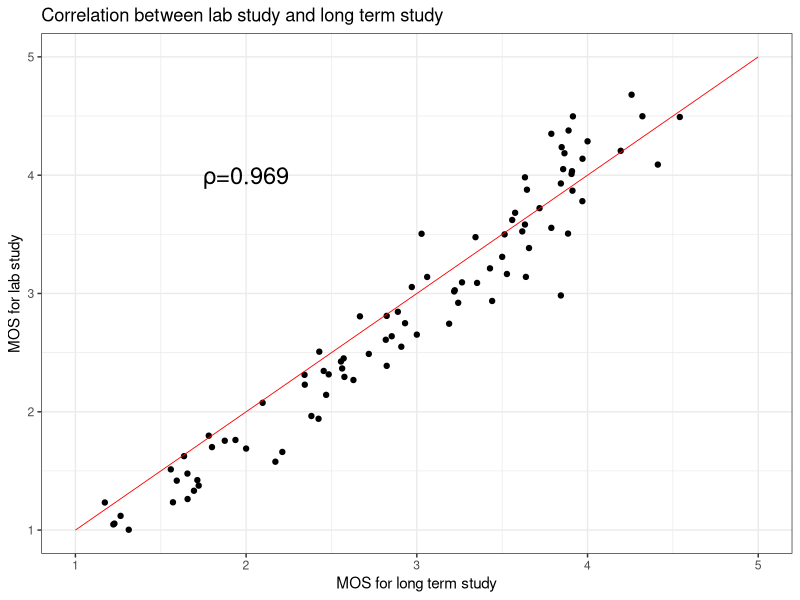
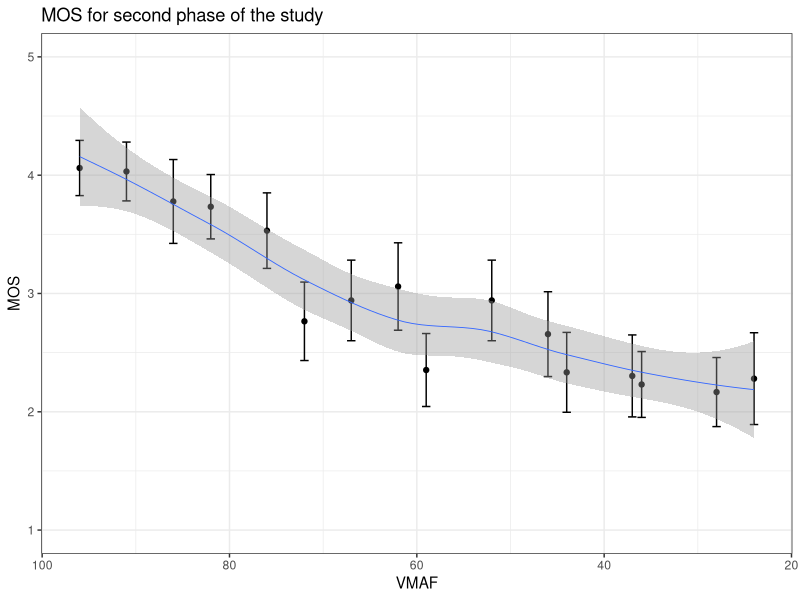
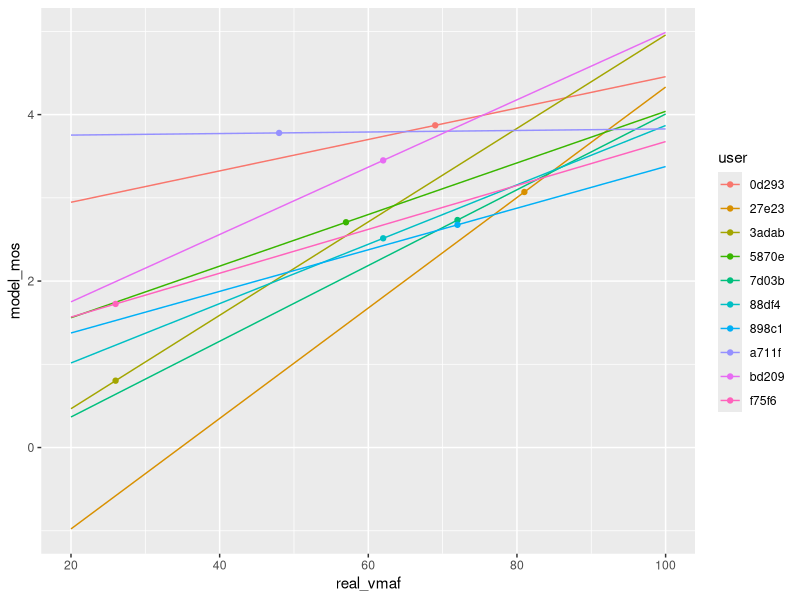
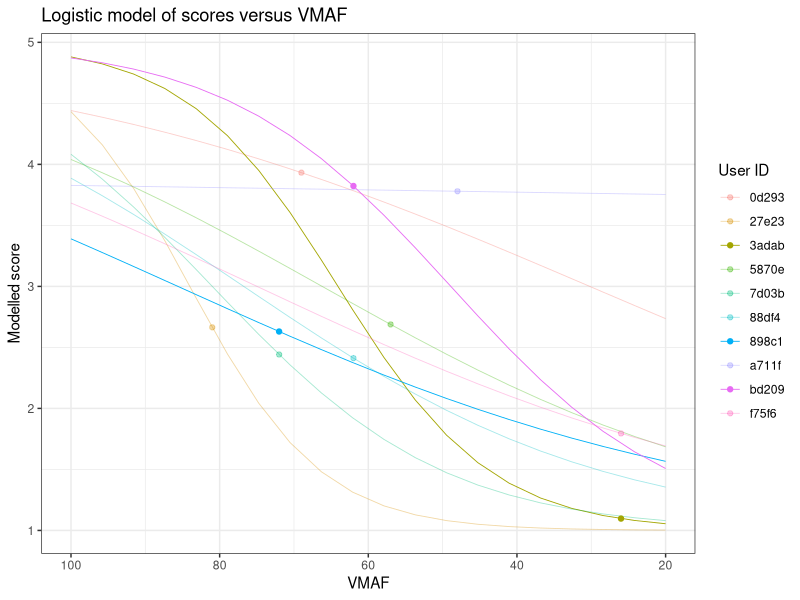
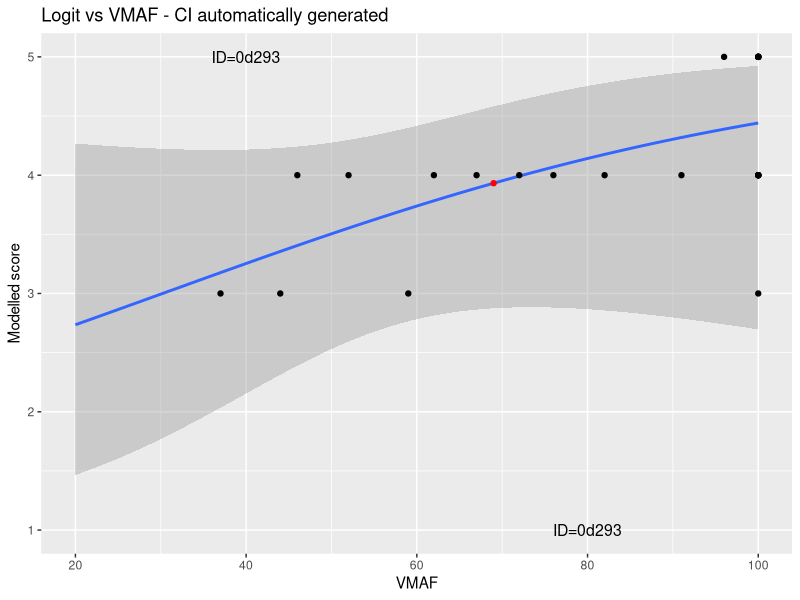
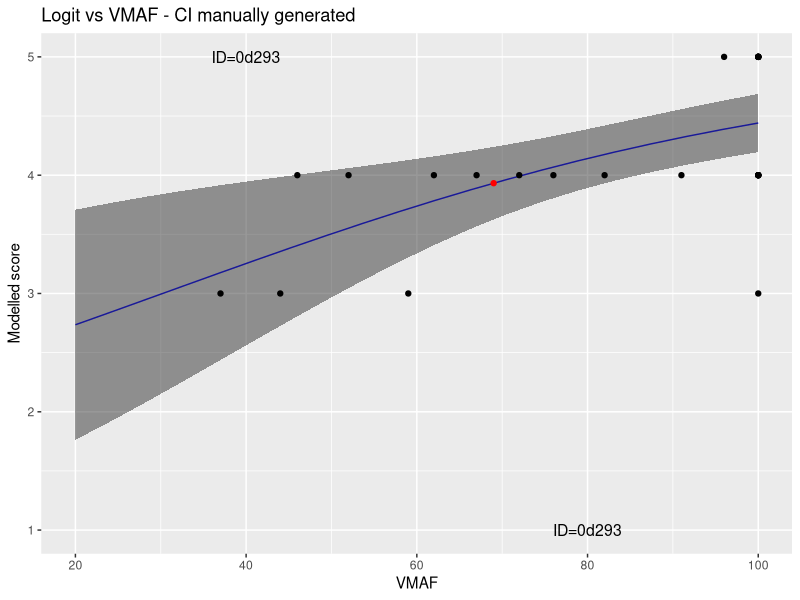
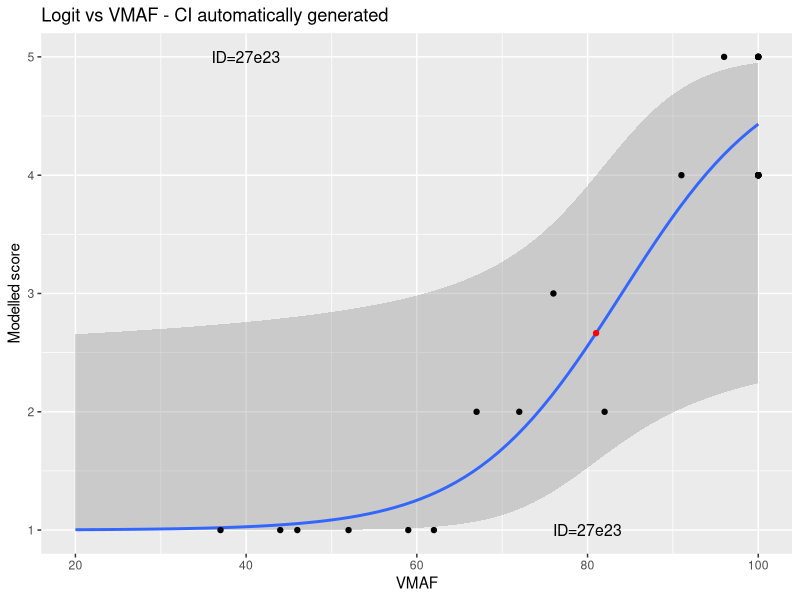
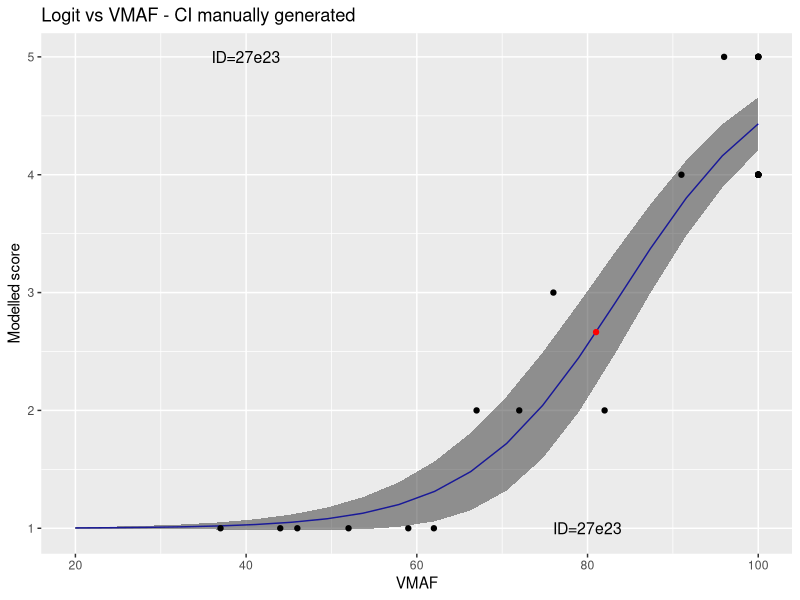

Generate these figures, in order, with R:
## ---- chunk 1
knitr::opts_chunk$set(echo = TRUE)
library(tidyverse)
library(ggplot2)
library(ggthemes)

## ---- chunk 2


## ---- chunk 3
rm(list = ls())
plot_data_raw <- read_csv("phase3_mosLTS_mosFB.csv", col_types = "cnnnn")

plot_data_raw %>%
  ggplot(aes(mos_lts, mos_fb)) +
  geom_point() +
  geom_line(data = tibble(x = c(1, 5), y = c(1, 5)), aes(x, y), color = "red", size = 0.3) + 
  geom_text(label = "") +
  annotate("text",label = 
             sprintf("\U03C1=%.3f", 
                     cor(plot_data_raw$mos_lts, plot_data_raw$mos_fb)), 
           x = 2, y = 4, size = 6) +
  ylim(c(1, 5)) + 
  xlim(c(1, 5)) + labs(title = "Correlation between lab study and long term study", x = "MOS for long term study", y = "MOS for lab study") + theme_bw()

## ---- chunk 4
rm(list = ls())
plot_data_raw <- read_csv("phase2_lts_mos_n.csv", col_types = "cnnnnnn")

plot_data_raw[plot_data_raw$real_vmaf < 100,] %>%
  ggplot(aes(real_vmaf, mos)) +
  geom_point() +
  geom_errorbar(aes(ymin = mos - 1.96*sd/sqrt(n), ymax = mos + 1.96*sd/sqrt(n))) +
  stat_smooth(size = 0.3) +
  ylim(c(1, 5)) + xlim(c(20, 100)) + theme_bw() + labs(title = "MOS for second phase of the study", x = "VMAF", y = "MOS") + scale_x_reverse()


## ---- chunk 5
rm(list = ls())
plot_data_raw <- read_csv("phase2_lts_for_sigmoid.csv", col_types = "cnnfnnn")

plot_data <- plot_data_raw %>%
  mutate(user_short = substr(external_id, 1, 5))

n <- 20 #number of vmafs
fited_vmaf <- tibble(
  user = rep(unique(plot_data$user_short), n), 
  real_vmaf = rep(-1, n*length(unique(plot_data$user_short))),
  model_mos = rep(-1, n*length(unique(plot_data$user_short)))
  )
for (user in unique(plot_data$user_short)) {
  fited_vmaf$real_vmaf[fited_vmaf$user == user] = seq(20, 100, length.out = n)
}

fited_reports <- plot_data[plot_data$report > 0, c("report", "user_short")]
fited_reports$real_vmaf <- fited_reports$report
fited_reports$model_mos <- -1

for (user in unique(plot_data$user_short)) {
  fit_model <- lm(quality ~ real_vmaf, 
                  data = plot_data[plot_data$user_short == user,])
  fited_vmaf$model_mos[fited_vmaf$user == user] <-
    predict(fit_model, fited_vmaf[fited_vmaf$user == user,])
  fited_reports$model_mos[fited_reports$user_short == user] <-
    predict(fit_model, fited_reports[fited_reports$user_short == user,])
}

fited_vmaf %>%
  ggplot(aes(real_vmaf, model_mos, color = user)) + 
    geom_line() +
    geom_point(data = fited_reports, aes(real_vmaf, model_mos, color = user_short))


## ---- chunk 6
rm(list = ls())
plot_data_raw <- read_csv("phase2_lts_for_sigmoid.csv", col_types = "cnnfnnn")
plot_data <- plot_data_raw %>%
  mutate(user_short = substr(external_id, 1, 5))
n <- 20 #number of vmafs
fited_vmaf <- tibble(
  user = rep(unique(plot_data$user_short), n), 
  real_vmaf = rep(-1, n*length(unique(plot_data$user_short))),
  model_mos = rep(-1, n*length(unique(plot_data$user_short)))
  )
for (user in unique(plot_data$user_short)) {
  fited_vmaf$real_vmaf[fited_vmaf$user == user] = seq(20, 100, length.out = n)
}
fited_reports <- plot_data[plot_data$report > 0, c("report", "user_short")]
fited_reports$real_vmaf <- fited_reports$report
fited_reports$model_mos <- -1
plot_data$quality <- (plot_data$quality - 1)/4
# plot_data <- plot_data[plot_data$vmaf < 100,]
for (user in unique(plot_data$user_short)) {
  fit_model <- glm(quality ~ real_vmaf, 
                  data = plot_data[plot_data$user_short == user,], family = quasibinomial)
  summary(fit_model)$coef
  fited_vmaf$model_mos[fited_vmaf$user == user] <-
    predict(fit_model, fited_vmaf[fited_vmaf$user == user,], type = "response")
  fited_reports$model_mos[fited_reports$user_short == user] <-
    predict(fit_model, fited_reports[fited_reports$user_short == user,], type = "response")
}
  fited_vmaf$model_mos <- fited_vmaf$model_mos
  fited_reports$model_mos <- fited_reports$model_mos
  fited_reports$isHighlighted = (fited_reports$user_short == '3adab' | fited_reports$user_short == '88df4' | fited_reports$user_short == 'bd209') 
  fited_vmaf %>% 
    ggplot(aes(real_vmaf, model_mos, color = user, alpha = user)) + 
    geom_line(size=0.3) +
    geom_point(data = fited_reports, aes(real_vmaf, model_mos, color = user_short, alpha = user_short)) + scale_y_continuous( labels=function(x)x*4+1 ) +
    # stat_smooth(method = glm, method.args = list(family = "quasibinomial")) +
    labs(title = "Logistic model of scores versus VMAF", x = "VMAF", y = "Modelled score", color = "User ID") + theme_bw() + scale_alpha_manual(values = c(0.35, 0.35, 1, 0.35, 0.35, 0.35, 1, 0.35, 1, 0.35)) + scale_x_reverse()  + guides(alpha = guide_none(), color = guide_legend(override.aes = list(alpha = c(0.35, 0.35, 1,  0.35, 0.35, 0.35, 1, 0.35, 1, 0.35))))


## ---- chunk 7

rm(list = ls())
plot_data_raw <- read_csv("phase2_lts_for_sigmoid.csv", col_types = "cnnfnnn")
plot_data <- plot_data_raw %>%
  mutate(user_short = substr(external_id, 1, 5))
n <- 20 #number of vmafs
z <- unique(plot_data$user_short)
for (x in 1:10){
  user_id = z[x]
  plot_x <- plot_data[grepl(user_id, plot_data$user_short),]
  fited_vmaf <- tibble(
  user = rep(unique(plot_x$user_short), n), 
  real_vmaf = rep(0, n*length(unique(plot_x$user_short))), model_mos = rep(0, n*length(unique(plot_x$user_short))))
  fited_vmaf$real_vmaf[fited_vmaf$user == user_id] = seq(20, 100, length.out = n)
  fited_reports <- plot_x[plot_x$report > 0, c("report", "user_short")]
  fited_reports$real_vmaf <- fited_reports$report
  fited_reports$model_mos <- -1
  plot_x$quality <- (plot_x$quality - 1)/4
# plot_data <- plot_data[plot_data$vmaf < 100,]
  fit_model <- glm(quality ~ real_vmaf, data = plot_x[plot_x$user_short == user_id,], family = quasibinomial)
  summary(fit_model)$coef
  plotdat <- data.frame(fited_vmaf[fited_vmaf$user == user_id,])
  fited_vmaf$model_mos[fited_vmaf$user == user_id] <-
  predict(fit_model, newdata = plotdat, type = "response")
  pred <- predict(fit_model, newdata = plotdat, type = "response", se.fit = TRUE)
  str(pred)
  fited_reports$model_mos[fited_reports$user_short == user_id] <-
  predict(fit_model, fited_reports[fited_reports$user_short == user_id,], type = "response")

  p <- ggplot(data = fited_vmaf, aes(real_vmaf, model_mos)) + scale_y_continuous( labels=function(x)x*4+1) +
  geom_smooth(method = glm, method.args = list(family = "binomial"), se = TRUE) + labs(title = "Logit vs VMAF - CI automatically generated", x = "VMAF", y = "Modelled score") +   geom_point(data = fited_reports, aes(real_vmaf, model_mos), color = "red") + annotate("text",label = sprintf("ID=%s", user_id), x = 40, y = 1, size = 4) + geom_point(data = plot_x, aes(real_vmaf, quality), color = "black") +  annotate("text",label = sprintf("ID=%s", user_id), x = 80, y = 0, size = 4)
  
  print(p)
  
  
preddat <- predict(fit_model, newdata = plotdat, type = "response", se.fit = TRUE) %>% 
  as.data.frame() %>% 
  mutate(real_vmaf = fited_vmaf$real_vmaf,
  lower = fit - 1.96*se.fit, 
  upper = fit + 1.96*se.fit) 

  
  t <-ggplot(data = preddat, aes(x = real_vmaf, 
                   y = fit)) + 
  geom_line(colour = "blue") + 
  geom_ribbon(aes(ymin = lower,
                  ymax = upper), 
              alpha = 0.5) + 
  scale_y_continuous(labels=function(x)x*4+1) + labs(title = "Logit vs VMAF - CI manually generated", x = "VMAF", y = "Modelled score") + annotate("text",label = sprintf("ID=%s", user_id), x = 40, y = 1, size = 4)  + geom_point(data = fited_reports, aes(real_vmaf, model_mos), color = "red") + geom_point(data = plot_x, aes(real_vmaf, quality), color = "black") + annotate("text",label = sprintf("ID=%s", user_id), x = 80, y = 0, size = 4)
  
  print(t)
}
